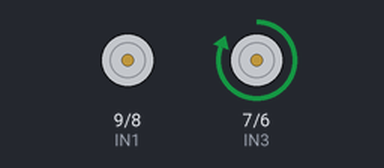
This sketch was run on a simulated Arduino Uno, built with avr-gcc and run on an emulated ATmega328P. On the bench: motor-driver pin pairs drawn as motors (green arrow = first pin HIGH = forward, orange = second pin HIGH = backward, longer = more drive, scaled by the enable pin). At 7.8 s the program stops and its outputs stay as they are.

Above: at 0.1 s.
At 1.9 s:
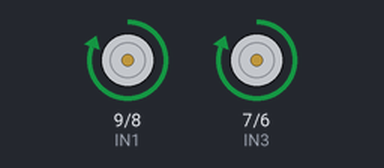
At 7.9 s:
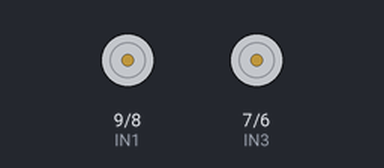
Timing chart, 0 to 9.3 s (numbered marks = the images above):
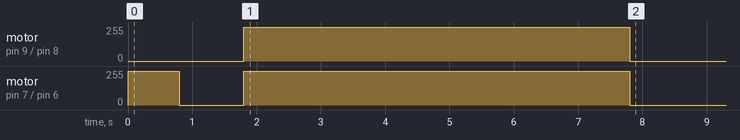

The sketch:

Direction5.ino
```cpp
int ENA = 10;
int IN1 = 9;
int IN2 = 8;
int ENB = 5;
int IN3 = 7;
int IN4 = 6;

void setup() {
  // ตั้งค่าพินมอเตอร์เป็น output
  pinMode(ENA, OUTPUT);
  pinMode(IN1, OUTPUT);
  pinMode(IN2, OUTPUT);
  pinMode(ENB, OUTPUT);
  pinMode(IN3, OUTPUT);
  pinMode(IN4, OUTPUT);
}

void loop() {
   // เลี้ยวซ้าย 90 องศา
  turnRigh();
  delay(800);  // ปรับระยะเวลาเพื่อให้ได้การเลี้ยว 90 องศา
  stopMotor();

  // หยุด
  delay(1000);

  moveForward();
  delay(6000);  // ปรับระยะเวลาเพื่อให้ได้ 5 ซม.
  stopMotor();

  // หยุด


  // จบ loop
  while (true);
}

// ฟังก์ชันสำหรับเดินหน้า
void moveForward() {
  digitalWrite(IN1, HIGH);
  digitalWrite(IN2, LOW);
  analogWrite(ENA, 255); // ความเร็วของมอเตอร์ด้านซ้าย

  digitalWrite(IN3, HIGH);
  digitalWrite(IN4, LOW);
  analogWrite(ENB, 255); // ความเร็วของมอเตอร์ด้านขวา
}

// ฟังก์ชันสำหรับเลี้ยวซ้าย
void turnLeft() {
  digitalWrite(IN1, HIGH);
  digitalWrite(IN2, HIGH);
  analogWrite(ENA, 255); // ความเร็วของมอเตอร์ด้านซ้ายหมุนถอยหลัง

  digitalWrite(IN3, LOW);
  digitalWrite(IN4, HIGH);
  analogWrite(ENB, 255); // มอเตอร์ด้านขวาหมุนเดินหน้า
}
void turnRigh() {
  digitalWrite(IN1, HIGH);
  digitalWrite(IN2, HIGH);
  analogWrite(ENA, 255); // ความเร็วของมอเตอร์ด้านซ้ายหมุนถอยหลัง

  digitalWrite(IN3, HIGH);
  digitalWrite(IN4, LOW);
  analogWrite(ENB, 255); // มอเตอร์ด้านขวาหมุนเดินหน้า
}

void turn() {
  digitalWrite(IN1, HIGH);
  digitalWrite(IN2, LOW);
  analogWrite(ENA, 255); // ความเร็วของมอเตอร์ด้านซ้ายหมุนถอยหลัง

  digitalWrite(IN3, LOW);
  digitalWrite(IN4, HIGH);
  analogWrite(ENB, 255); // มอเตอร์ด้านขวาหมุนเดินหน้า
}

// ฟังก์ชันสำหรับหยุดมอเตอร์
void stopMotor() {
  digitalWrite(IN1, LOW);
  digitalWrite(IN2, LOW);
  analogWrite(ENA, 0);

  digitalWrite(IN3, LOW);
  digitalWrite(IN4, LOW);
  analogWrite(ENB, 0);
}
```

Measured:
- by itself, motor on pin 9 (IN1) / pin 8 (IN2): stopped → forward 255/255 at 1.8 s, → stopped 6.0 s later
- by itself, motor on pin 7 (IN3) / pin 6 (IN4): stopped → forward 255/255 at 0.00 s, → stopped 0.80 s later, → forward 255/255 1.0 s later, → stopped 6.0 s later
